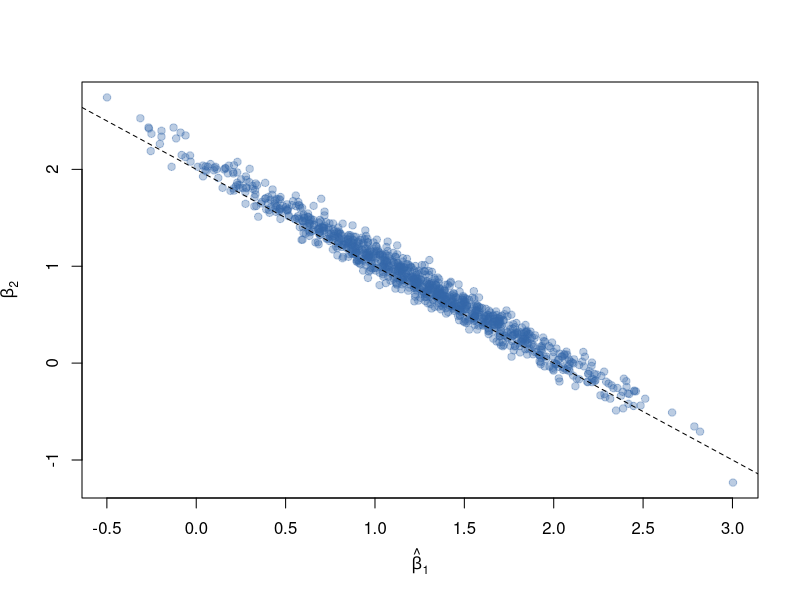

Write R code to recreate this figure. (Note: this script raises an error after producing the figure.)
## ---- chunk 1
#| include: false
suppressPackageStartupMessages(library(tidyverse))
## ---- chunk 2
DiagrammeR::mermaid('
graph TD
  ML["Machine Learning"]
  ML --> SUP["Supervised Learning"]
  ML --> UNS["Unsupervised Learning"]
  ML --> RL["Reinforcement Learning"]
  SUP --> DL["Deep Learning"]
  UNS --> DL
  SUP --> PAR["Learning Paradigms"]
  UNS --> PAR
  DL --> PAR
  RL --> PAR
')
## ---- chunk 3
DiagrammeR::mermaid('
graph TD
  S["Supervised Learning"]
  S --> LIN["Linear and Penalized Regression"]
  S --> SMO["Smoothers: splines, GAM, kernel, local"]
  S --> GP["Gaussian Processes"]
  S --> KNN["k-Nearest Neighbors"]
  S --> NB["Naive Bayes"]
  S --> SVM["Support Vector Machines"]
  S --> DA["Discriminant Analysis"]
  S --> NN["Neural Networks"]
  S --> TREE["Decision Trees"]
  TREE --> BAG["Bagging"]
  BAG --> RF["Random Forests"]
  TREE --> BOOST["Boosting"]
  BOOST --> GBM["Gradient Boosting: XGBoost, LightGBM"]
  TREE --> BART["Bayesian Additive Regression Trees"]
')
## ---- chunk 4
DiagrammeR::mermaid('
graph TD
  U["Unsupervised Learning"]
  U --> CL["Clustering"]
  U --> DR["Dimension Reduction"]
  U --> DE["Density Estimation"]
  U --> IM["Interpretable ML"]
  DR --> PCA["PCA and linear projections"]
  DR --> MAN["MDS, t-SNE, UMAP"]
')
## ---- chunk 5
DiagrammeR::mermaid('
graph LR
  MLP["Multilayer Perceptron"] --> CNN["CNN for images"]
  MLP --> RNN["RNN and LSTM for sequences"]
  CNN --> ATT["Attention"]
  RNN --> ATT
  ATT --> TR["Transformers"]
  TR --> BERT["BERT"]
  TR --> LLM["LLMs and Foundation Models"]
  TR --> MOE["Mixture of Experts"]
  MLP --> AE["Autoencoders"]
  AE --> GEN["Generative: VAE, GAN, Diffusion"]
  MLP --> GNN["Graph Neural Networks"]
')
## ---- chunk 6
DiagrammeR::mermaid('
graph TD
  RL["Reinforcement Learning"]
  RL --> BAND["Multi-Armed and Contextual Bandits"]
  RL --> MDP["Markov Decision Processes"]
  MDP --> DP["Dynamic Programming"]
  MDP --> MF["Model-Free Methods"]
  MF --> MCTD["Monte Carlo and Temporal-Difference"]
  MCTD --> QL["Q-learning and SARSA"]
  MF --> PG["Policy Gradient"]
  PG --> AC["Actor-Critic"]
  QL --> DRL["Deep Reinforcement Learning"]
  AC --> DRL
  MDP --> MB["Model-Based RL"]
  RL --> OFF["Offline RL"]
  RL --> MARL["Multi-Agent RL"]
')
## ---- chunk 7
DiagrammeR::mermaid('
graph TD
  P["Learning Paradigms"]
  P --> DA["Data Availability"]
  P --> SE["Sample Efficiency"]
  P --> OP["Operational and Streamed"]
  P --> AG["Architecture and Goal-Driven"]
  DA --> DA1["Semi-, self-, weakly-supervised, active"]
  SE --> SE1["Few/zero-shot, meta, transfer"]
  OP --> OP1["Online, federated, ensemble, continual"]
  AG --> AG1["Curriculum, imitation, transductive, adversarial, metric"]
')
## ---- chunk 8
set.seed(1)
n <- 200
Sigma <- matrix(c(1, 0.99, 0.99, 1), 2, 2)
X <- MASS::mvrnorm(n, mu = c(0, 0), Sigma = Sigma)
dat <- data.frame(y = X[, 1] + X[, 2] + rnorm(n), x1 = X[, 1], x2 = X[, 2])

boot <- replicate(1000, {
  i <- sample(n, replace = TRUE)
  coef(lm(y ~ x1 + x2, data = dat[i, ]))[c("x1", "x2")]
})

plot(boot[1, ], boot[2, ], pch = 19, col = "#3366aa55",
     xlab = expression(hat(beta)[1]), ylab = expression(hat(beta)[2]))
abline(2, -1, lty = 2)
## ---- chunk 9
summary_tab <- data.frame(
  Quantity = c("Coefficient on x1", "Coefficient on x2", "Their sum (drives prediction)"),
  `Bootstrap SD` = round(c(sd(boot[1, ]), sd(boot[2, ]), sd(boot[1, ] + boot[2, ])), 3),
  check.names = FALSE
)
knitr::kable(summary_tab, caption = "Bootstrap variability of the separate coefficients versus their sum. The separate coefficients are unstable; the sum, which the prediction relies on, is not.")
## ---- chunk 10
library("jpeg")
knitr::include_graphics('images/Overfitting affect prediction.jpg')
## ---- chunk 11
library("jpeg")
knitr::include_graphics('images/confusionMatrxiUpdated.jpg')
